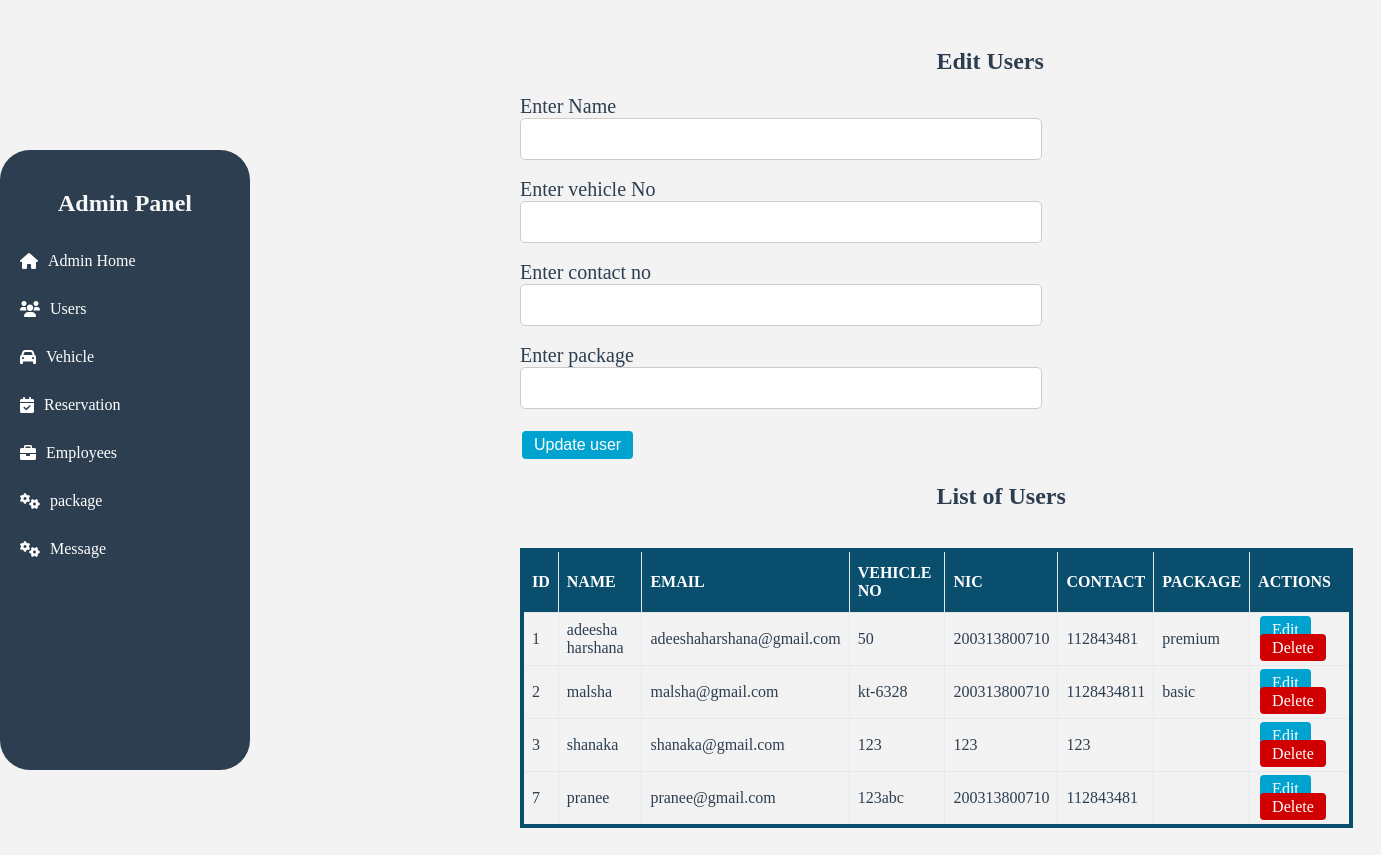
Page /adminUsers.php on the earlier database version.
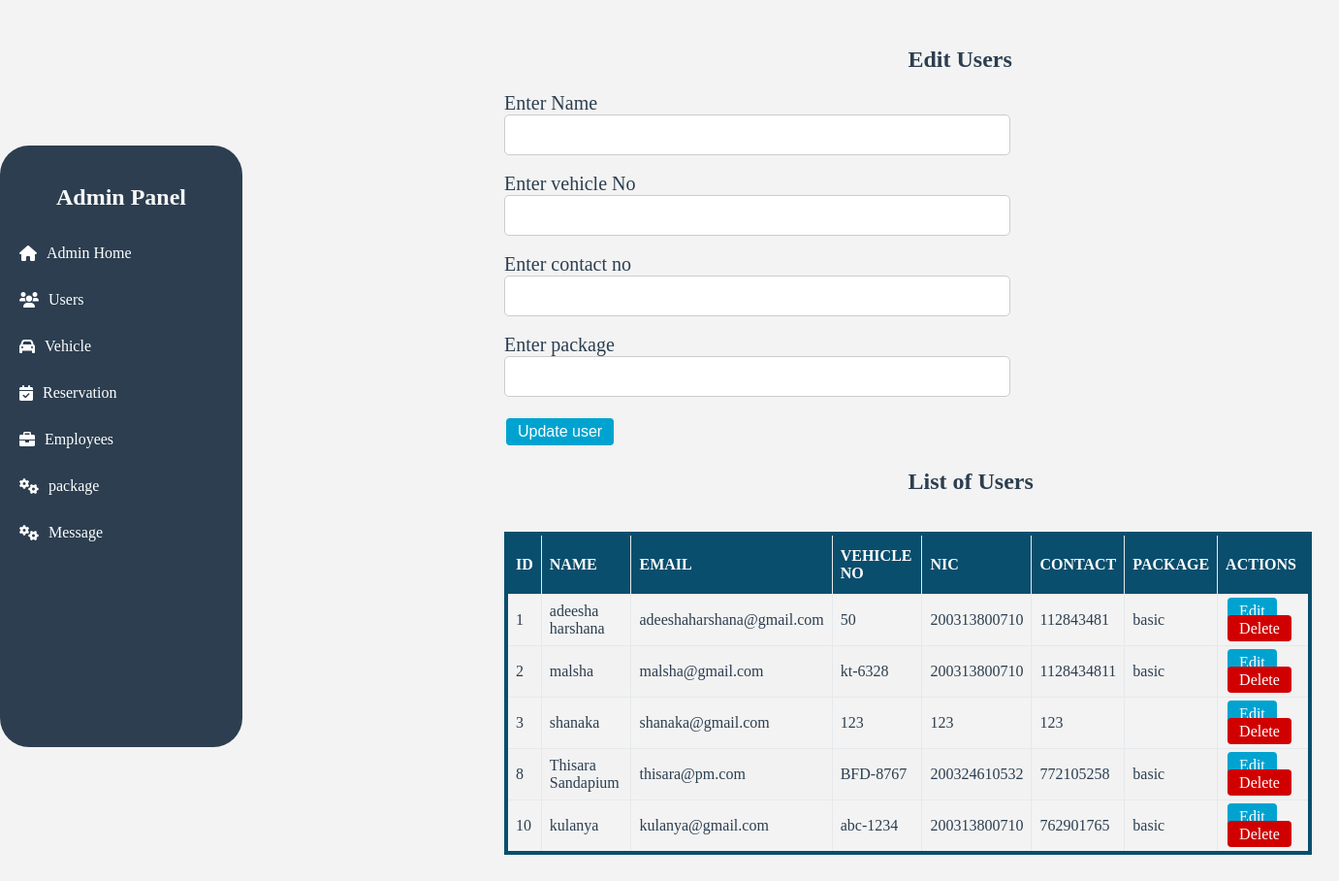
Same page on the later database version.
### tables this page shows
CREATE TABLE `users` (
  `userId` int(12) NOT NULL,
  `name` varchar(32) NOT NULL,
  `email` varchar(32) NOT NULL,
  `password` varchar(32) NOT NULL,
  `vehicleNo` varchar(8) NOT NULL,
  `idNo` varchar(12) NOT NULL,
  `lisenceNo` varchar(12) NOT NULL,
  `contactNo` int(10) NOT NULL,
  `package` varchar(10) NOT NULL,
  `file` varchar(50) NOT NULL,
  `role` varchar(10) NOT NULL
);

### adminUsers.php (the view, shortened to what this page needs)
<?php
    include("adminSidebar.php");
    require_once 'database.php';
?>
<!DOCTYPE html>
<html lang="en">
<head>
    <link rel="stylesheet" href="style\adminUser.css">
</head>
<body>
<div class="container" id="form-container">
    <h2>Edit Users</h2>
    <form method="post" action="">
        <div class="inputs">
            <label for="admin_name">Enter Name</label><br>
            <input type="text" name="name" id="name" value="<?php echo isset($name) ? $name : '';?>" required><br><br>
            <label for="admin_username">Enter vehicle No</label><br>
            <input type="text" name="vehicle" id="username" value="<?php echo isset($vehicle) ? $vehicle : ''; ?>" required><br><br>
            <label for="admin_username">Enter contact no</label><br>
            <input type="text" name="contact" id="username" value="<?php echo isset($contact) ? $contact : ''; ?>" required><br><br>
            <label for="admin_username">Enter package</label><br>
            <input type="text" name="package" id="username" value="<?php echo isset($package) ? $package : ''; ?>" required><br><br>
                <button type="submit" name="update" class="button" id="btn">Update user</button>
        </div>
    </form>
</div>
    <div class="container" id="table-container">
    <h2>List of Users</h2>
    <br>
    <table class="table">
        <thead>
            <tr>
                <th>ID</th>
                <th>NAME</th>
                <th>EMAIL</th>
                <th>VEHICLE NO</th>
                <th>NIC</th>
                <th>CONTACT</th>
                <th>PACKAGE</th>
                <th>ACTIONS</th>
            </tr>
        </thead>
        <tbody>
        <?php
        $query = "SELECT * FROM users";
        $query_run = mysqli_query($conn, $query);
        if (mysqli_num_rows($query_run) > 0) {
            while ($row = mysqli_fetch_assoc($query_run)) {
                ?>
                <tr>
                    <td><?php echo $row['userId']; ?></td>
                    <td><?php echo $row['name']; ?></td>
                    <td><?php echo $row['email']; ?></td>
                    <td><?php echo $row['vehicleNo']; ?></td>
                    <td><?php echo $row['idNo']; ?></td>
                    <td><?php echo $row['contactNo']; ?></td>
                    <td><?php echo $row['package']; ?></td>
                    <td>
                        <a class='button' id='btn1' href='adminUsers.php?edit_id=<?php echo $row['userId']; ?>'>Edit</a>
                        <a class='button' id='btn2' href='adminUsers.php?delete_id=<?php echo $row['userId']; ?>' onclick="return confirm('Are you sure you want to delete this admin?');">Delete</a>
                    </td>
                </tr>
                <?php
            }
        } else {
            echo "<tr><td colspan='8'>No record found</td></tr>";
        }
        ?>
        </tbody>
    </table>
</div>
</body>
</html>

Differences in the rows shown:
removed users: userId "7", name "pranee", email "pranee@gmail.com", vehicleNo "123abc", idNo "200313800710", contactNo "112843481"
changed users "adeesha harshana": package "premium" → "basic"
added users: userId "8", name "Thisara Sandapium", email "thisara@pm.com", vehicleNo "BFD-8767", idNo "200324610532", contactNo "772105258", package "basic"
added users: userId "10", name "kulanya", email "kulanya@gmail.com", vehicleNo "abc-1234", idNo "200313800710", contactNo "762901765", package "basic"
